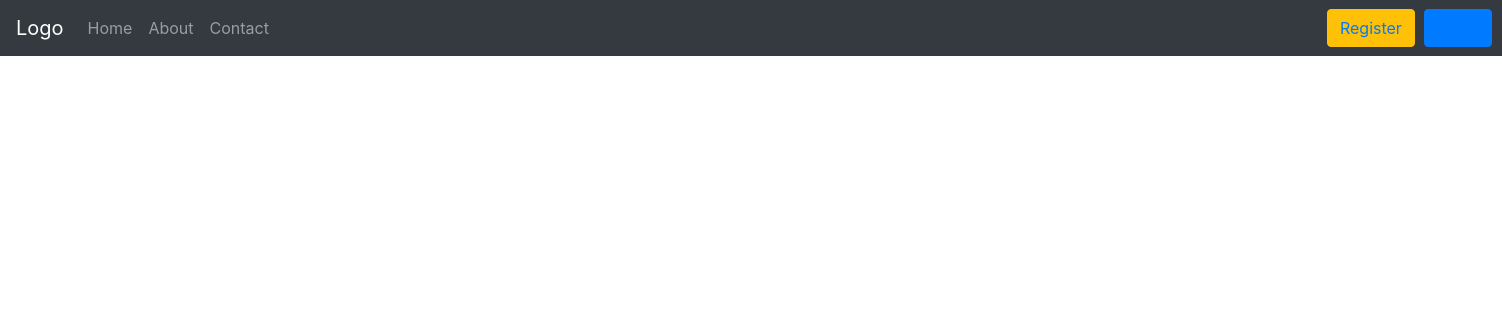
Before: / with the older database file.
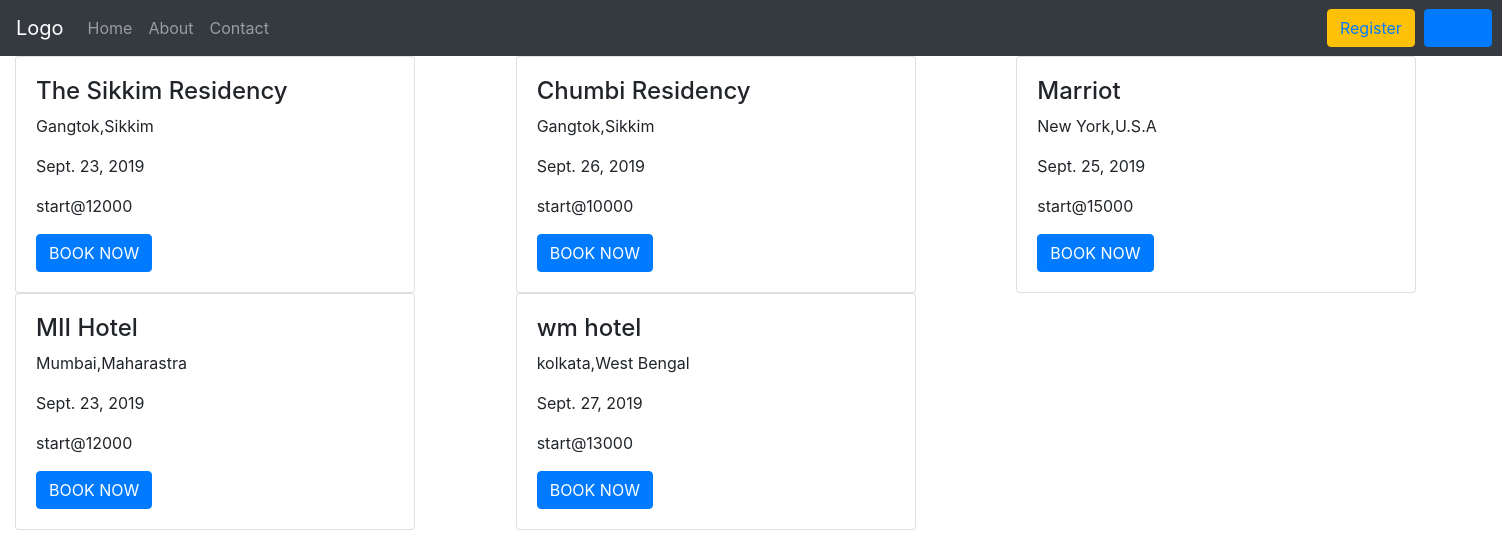
After: the same page with the newer database file.
### hotels/models.py (models this page shows, shortened)
class Hotels(models.Model):
    city = models.CharField(max_length=100)
    state = models.CharField(max_length=100)
    image = models.ImageField(upload_to='hotels')
    available_date = models.DateField()
    Hotel_name = models.CharField(max_length=100)
    price = models.IntegerField()
    discount = models.BooleanField(default=False)

### hotels/views.py (the view)
# urls.py: path('',views.index,name='base'),
def index(request):
    hotel = Hotels.objects.all()
    return render(request,"hotels/base.html", {'hotel': hotel})

### templates/hotels/base.html (shortened to what this page needs)
<!DOCTYPE html>
{% load staticfiles %}
<html lang="en">
<head>
    <link rel="stylesheet" href="https://maxcdn.bootstrapcdn.com/bootstrap/4.3.1/css/bootstrap.min.css">
	<link rel="stylesheet" href="{% static hotels.css %}"/>
	<link rel="stylesheet" href="https://ajax.googleapis.com/ajax/libs/jqueryui/1.12.1/themes/smoothness/jquery-ui.css">
	<link rel="stylesheet" href="https://cdnjs.cloudflare.com/ajax/libs/chosen/1.8.7/chosen.min.css">
</head>
<body>
<div class="navbar-fluid">
	<nav class="navbar navbar-expand-sm bg-dark navbar-dark">
  	<a class="navbar-brand" href="{% url 'base' %}">Logo</a>
  	<ul class="navbar-nav">
    <li class="nav-item">
      <a class="nav-link" href="{% url 'base' %}">Home</a>
    </li>
    <li class="nav-item">
      <a class="nav-link" href="#">About</a>
    </li>
	<li class="nav-item">
      <a class="nav-link" href="#">Contact</a>
    </li>
  	</ul>
	{% if user.is_authenticated %}
		<a style="margin-left:10px;color:white;">{{ user.username }}</a>
		<button class="btn btn-warning navbar-btn navbar-right" style="margin-left: 1050px;"><a href="{% url 'accounts:logout' %}">LogOut</a></button>
	{% else %}
		<button class="btn btn-warning navbar-btn navbar-right" style="margin-left: 1050px;"><a href="{% url 'accounts:register' %}">Register</a></button>
		<button class="btn btn-primary navbar-btn navbar-right" style="margin-left: 9px;"><a href="{% url 'accounts:login' %}">LogIn</a></button>
	{% endif %}
	</nav>
</div>
<div class="container-fluid">
	<div class="row">
	{% for hot in hotel %}
		<div class="col-md-4">
			<div class="card" style="width:400px">
				<div class="card-body">
    				<h4 class="hotelName">{{ hot.Hotel_name }}</h4>
					<p class="location">{{ hot.city }},{{ hot.state }}</p>
                    <P class="AvailableDate">{{ hot.available_date }}</P>
                    <p class="price">start@{{ hot.price }}</p>
					<a href="#" class="btn btn-primary">BOOK NOW</a>
  				</div>
			</div>
		</div>
	{% endfor %}
	</div>
</div>
</body>
</html>

Changed rows visible on the page:
added Hotels: Hotel_name "The Sikkim Residency", city "Gangtok", state "Sikkim", available_date "Sept. 23, 2019", price "12000"
added Hotels: Hotel_name "Chumbi Residency", city "Gangtok", state "Sikkim", available_date "Sept. 26, 2019", price "10000"
added Hotels: Hotel_name "Marriot", city "New York", state "U.S.A", available_date "Sept. 25, 2019", price "15000"
added Hotels: Hotel_name "MII Hotel", city "Mumbai", state "Maharastra", available_date "Sept. 23, 2019", price "12000"
added Hotels: Hotel_name "wm hotel", city "kolkata", state "West Bengal", available_date "Sept. 27, 2019", price "13000"
